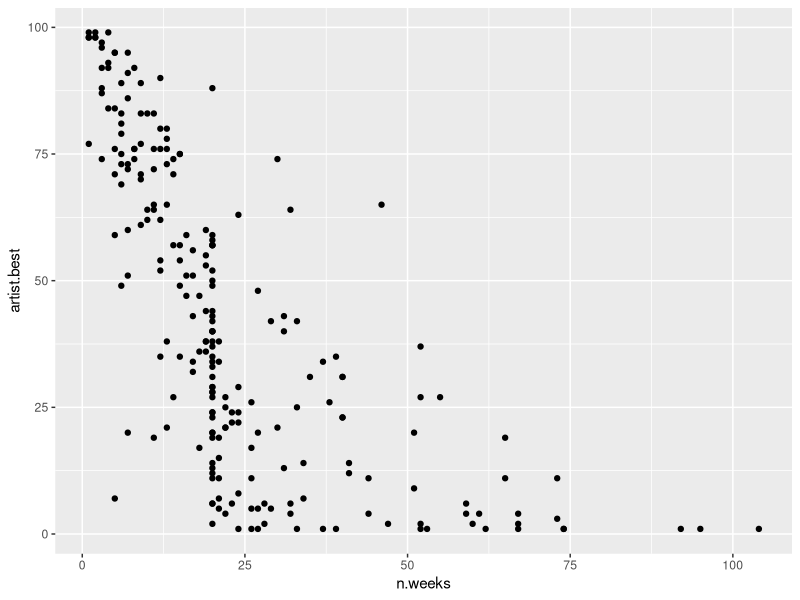

Source code (R):
##data wrangling##

install.packages("tidyverse")
install.packages("wbstats")

library(tidyverse)

#use %>% in tidyverse: allows for using output of one command directly in to the next comment. ctrl+shift+m = %>%

#using the billboard
billboard
?billboard

#filter the data by band
filter(billboard, artist=="Backstreet Boys, The")

#the tidyverse
billboard %>% filter(artist=="Backstreet Boys, The" | artist=="N'Sync")

#Backstreet boys OR N'Sync songs that came in under rank = 50 in week 1

billboard %>% filter(artist=="Backstreet Boys, The" | artist=="N'Sync") %>% filter(wk1<50)

#use & to mean "and" : show me Backstreet Boys songs that came in under rank= 50 in week 1
billboard %>% filter(artist=="Backstreet Boys, The" & wk1<50)

#select by columns
billboard %>% select(artist, track, date.entered, wk1)

#unselect certain column using -
billboard %>% select(-artist, -date.entered)

## using pivot_longer to go from wide to long format data
#cols= assigns the columns you want to pivot
# names_to = assigns the variable name for what the columns were
# values_to = assigns the variable name for the values in those columns
billboard %>%  pivot_longer(cols=starts_with("wk"), names_to="week", values_to="rank")



# now, let's calculate the best rank in year 2000 for each artist
bb.summary=billboard %>%  pivot_longer(cols=starts_with("wk"), names_to="week", values_to="rank") %>%
  drop_na() %>%
  group_by(artist) %>% 
  summarize(artist.best=min(rank), n.weeks=n())
#save this new summary data as new object 

bb.summary

#now plot relationship between number of weeks in top 100 and the artist's best rank that year
ggplot(bb.summary, aes(x=n.weeks, y=artist.best))+
  geom_point()


#create new variable using mutate()
#calculate rank change btw week 1 and week 2 for each song
billboard %>% 
  mutate(rank.diff=wk2-wk1) %>% 
  select(artist, track, wk1, wk2, rank.diff)
#don't do any calculate sth in excel!!!! let your calculation is a part of the code
